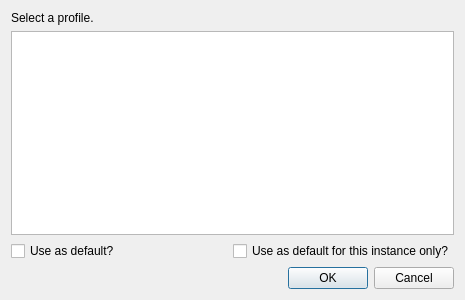
<?xml version="1.0" encoding="UTF-8"?>
<ui version="4.0">
 <class>ProfileSelectDialog</class>
 <widget class="QDialog" name="ProfileSelectDialog">
  <property name="geometry">
   <rect>
    <x>0</x>
    <y>0</y>
    <width>465</width>
    <height>300</height>
   </rect>
  </property>
  <property name="windowTitle">
   <string>Select an Account</string>
  </property>
  <layout class="QVBoxLayout" name="verticalLayout">
   <item>
    <widget class="QLabel" name="msgLabel">
     <property name="text">
      <string>Select a profile.</string>
     </property>
    </widget>
   </item>
   <item>
    <widget class="QListView" name="view"/>
   </item>
   <item>
    <layout class="QHBoxLayout" name="horizontalLayout">
     <item>
      <widget class="QCheckBox" name="globalDefaultCheck">
       <property name="text">
        <string>Use as default?</string>
       </property>
      </widget>
     </item>
     <item>
      <widget class="QCheckBox" name="instDefaultCheck">
       <property name="text">
        <string>Use as default for this instance only?</string>
       </property>
      </widget>
     </item>
    </layout>
   </item>
   <item>
    <widget class="QDialogButtonBox" name="buttonBox">
     <property name="standardButtons">
      <set>QDialogButtonBox::StandardButton::Cancel|QDialogButtonBox::StandardButton::Ok</set>
     </property>
    </widget>
   </item>
  </layout>
 </widget>
 <resources/>
 <connections/>
</ui>
